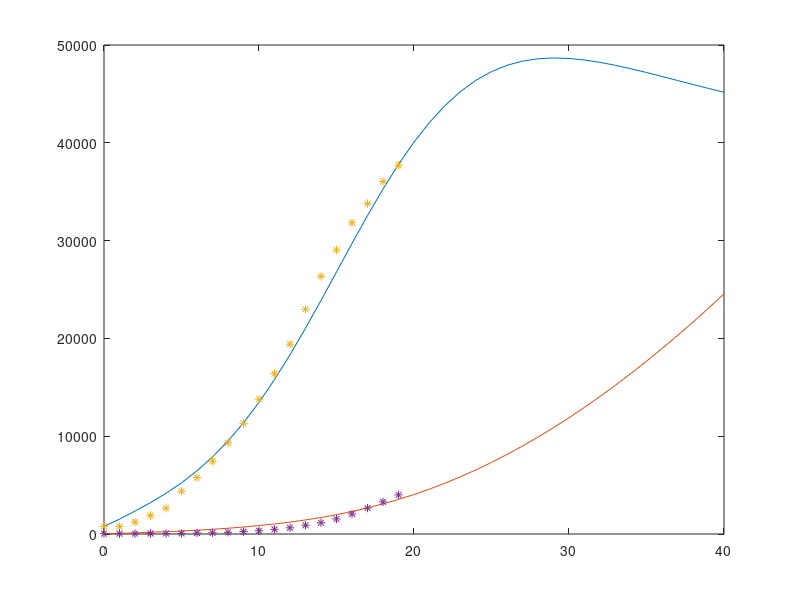

The MATLAB script that drew this image:
clc;clear

%% Model parameters
c=3.6;beta=6.93e-11;
delta_I=0.13; delta_q=0.13;
gama_I=0.003; gama_H=0.009;
q=9e-7; alpha=0.0001;
theta=0.6; lam=1/14;
T=40; t=0.1; NN=T/t;
%% Initial values
S=13.95e8; E=4007; I=776; Sq=8420;
Eq=3000; H=I+Eq; R=34; De=25;
AA=[S E I Sq Eq H R];
for ii=1:NN
 %% Modified SEIR Transmission dynamics model
 sigma=(1/7-1/3)./(1+exp((ii*t-4)./ii*t/0.2))+1/3;
 dS = -(beta*c+c*q*(1-beta))*S*(I+theta*E)+lam*Sq;
 dE = beta*c*(1-q)*S*(I+theta*E)-sigma*E;
 dI = sigma*E-(delta_I+alpha+gama_I)*I;
 dSq = (1-beta)*c*q*S*(I+theta*E)-lam*Sq;
 dEq = beta*c*q*S*(I+theta*E)-delta_q*Eq;
 dH = delta_I*I+delta_q*Eq-(alpha+gama_H)*H;
 dR = gama_I*I+gama_H*H;
 dDe = alpha*(I+H);
 %% Euler integration algorithm
 S =S+dS*t;
 E = E+dE*t;
 I = I+dI*t;
 Sq = Sq+dSq*t;
 Eq = Eq+dEq*t;
 H = H+dH*t;
 R = R+dR*t;
 AA=[AA; S E I Sq Eq H R];
end
%% Theoretical estimation
Infected(:,1)= round(AA(1:1/t:size(AA,1),3));
Cured(:,1)=round(AA(1:1/t:size(AA,1),7));
plot(0:T,[Infected Cured])
%% raw data
hold on
data_Infected=[776 776 1218 1880 2630 4369 5762 7440 9336 11319 13779 16402 19413 22980 26343 29034 31826 33788 36043 37693]';
data_Cured=[34 34 38 49 51 60 103 126 171 243 328 475 632 892 1153 1540 2050 2651 3283 3998]';
plot([1:length(data_Infected)]'-1,[data_Infected data_Cured],'*')